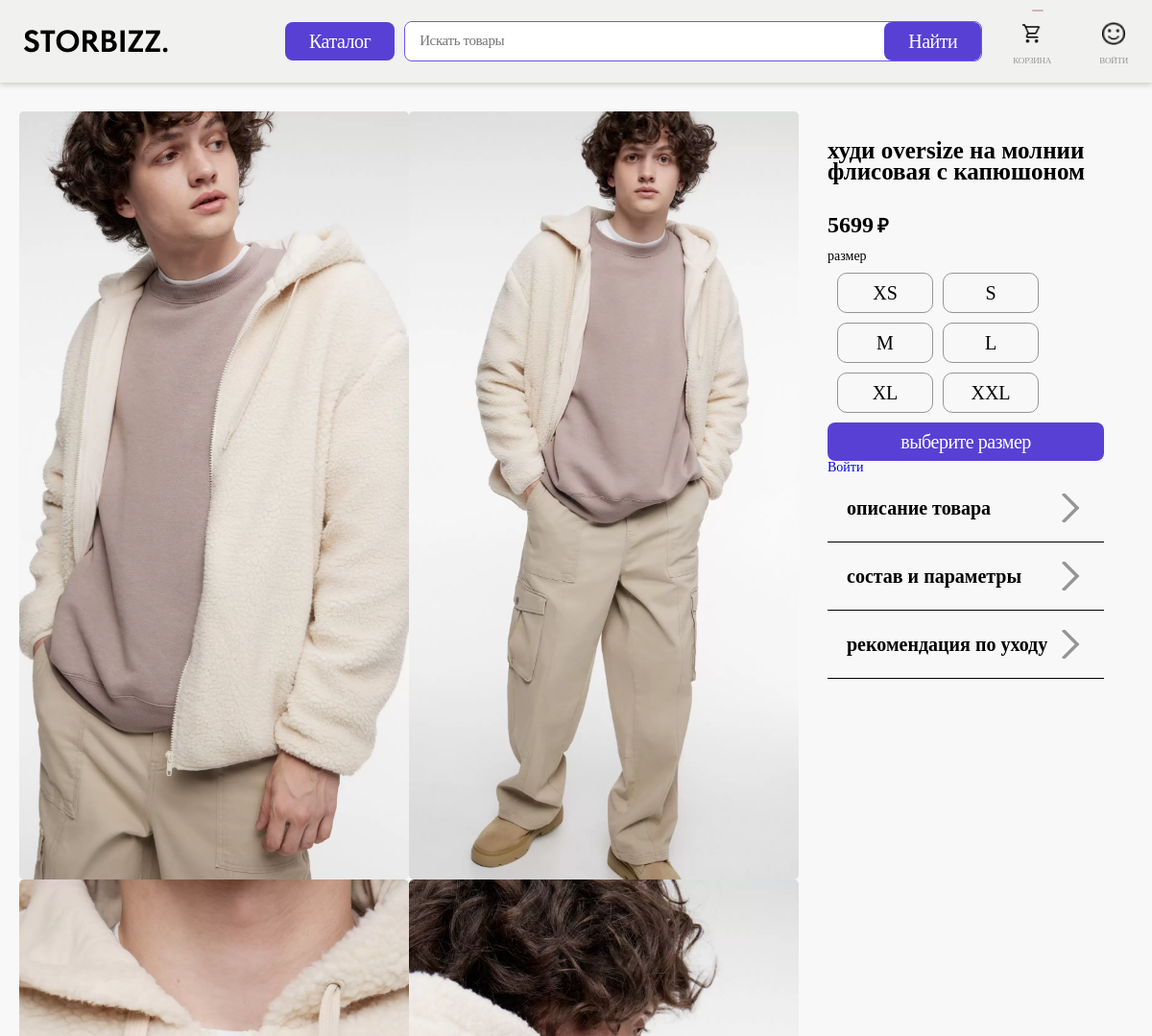
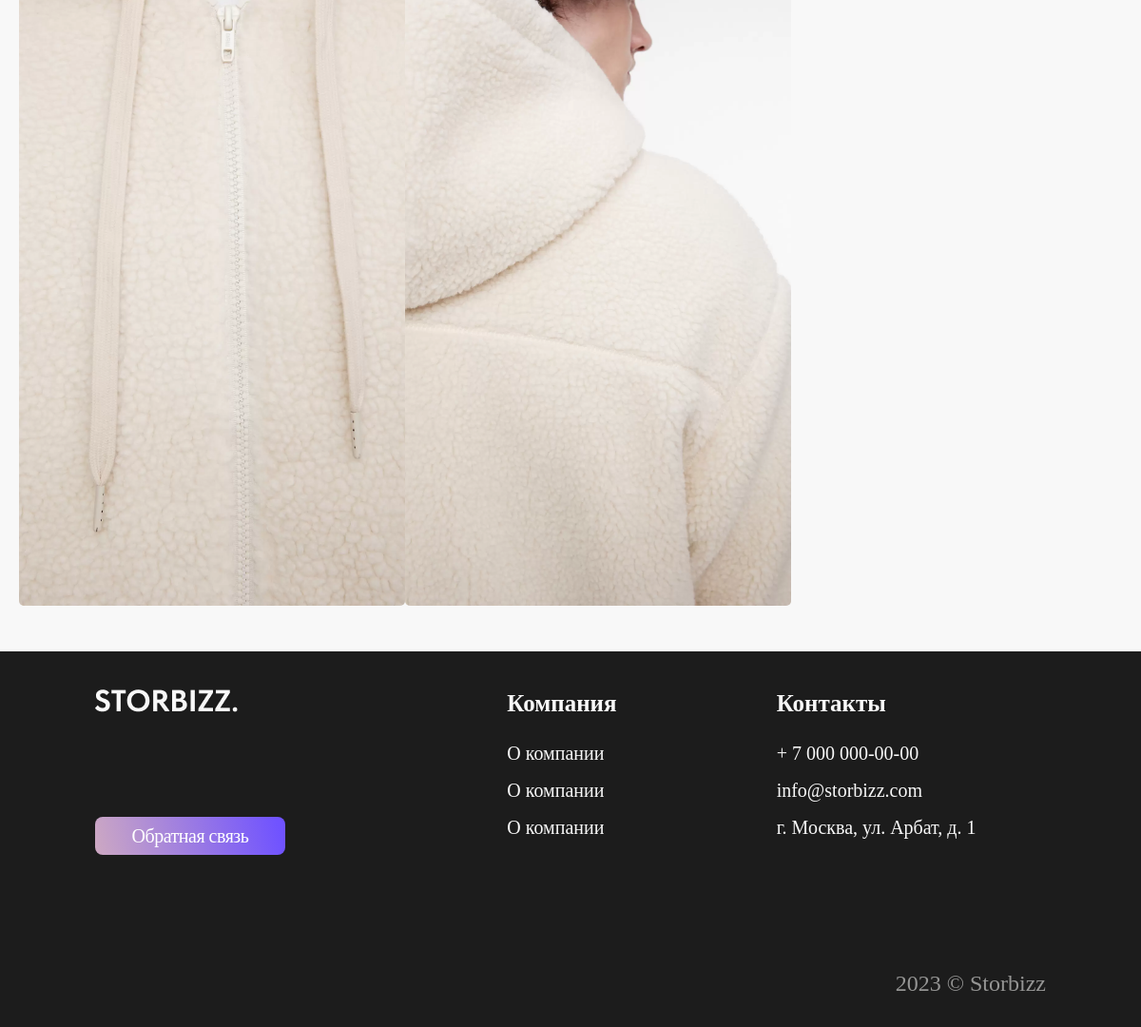
Page /good/11 on the committed database (2 pictures, top to bottom).
### shop/models.py (models this page shows)
class Good(models.Model):
    TYPE_CHOICES = (
        (0, 'Бомберы'),
        (1, 'Ветровки'),
        (2, 'Джинсовые куртки'),
        (3, 'Кожаные куртки'),
        (4, 'Куртки рубашки'),
        (5, 'Пальто'),
        (6, 'Пуховики'),
        (7, 'Тренчи'),
        (8, 'Куртки'),
        (9, 'Водолазки'),
        (10, 'Джемперы'),
        (11, 'Кардиганы'),
        (12, 'Свитеры'),
        (13, 'Джинсы'),
        (14, 'Платья'),
        (15, 'Футболки, поло, лонгсливы'),
        (16, 'Худи, толстовки и свитшоты'),
        (17, 'Брюки'),
        (18, 'Блузы и рубашки'),
        (19, 'Юбки'),
        (20, 'Пиджаки и жакеты'),
        (21, 'Шорты'),
        (22, 'Топы и майки'),
        (23, 'Нижнее белье'),
        (24, 'Спортивная одежда'),
        (25, 'Одежда для дома'),
        (26, 'Обувь'),
        (27, 'Аксессуары'),
    )
    GENDER_CHOICES = (
        (0, 'Мужское'),
        (1, 'Женское'),
        (2, 'Детское'),
    )
    name = models.CharField(max_length=255, verbose_name='наименование', null=True, blank=True)
    image_1 = models.ImageField(upload_to='img/', null=True, blank=True, verbose_name='изображение 1')
    image_2 = models.ImageField(upload_to='img/', null=True, blank=True, verbose_name='изображение 2')
    image_3 = models.ImageField(upload_to='img/', null=True, blank=True, verbose_name='изображение 3')
    image_4 = models.ImageField(upload_to='img/', null=True, blank=True, verbose_name='изображение 4')
    is_new = models.BooleanField(default=False, verbose_name='новинка')
    is_popular = models.BooleanField(default=False, verbose_name='популярный товар')
    price = models.FloatField(verbose_name='цена', null=True, blank=True)
    type = models.IntegerField(verbose_name='тип', null=True, blank=True, choices=TYPE_CHOICES)
    gender = models.IntegerField(verbose_name='пол', null=True, blank=True, choices=GENDER_CHOICES)
    description = models.TextField(verbose_name='описание', null=True, blank=True)
    color = models.CharField(max_length=20, verbose_name='цвет', null=True, blank=True)
    color_code = models.IntegerField(verbose_name='код цвета', null=True, blank=True)
    article = models.CharField(max_length=20, verbose_name='артикул', null=True, blank=True)
    material = models.TextField(verbose_name='состав', null=True, blank=True)
    recommendation = models.TextField(verbose_name='рекомендации', null=True, blank=True)
    goods = models.ManyToManyField('Cart', through='CartGood')

### shop/views.py (the view, shortened to what this page needs)
# urls.py: path('good/<int:pk>', GoodDetailView.as_view(), name='good'),
class GoodDetailView(DetailView):
    model = Good
    template_name = 'src/page-product.html'
    context_object_name = 'good'

### templates/src/page-product.html (shortened to what this page needs)
{% extends './main.html' %}
{% load static %}
{% block content %}
    <main class="content">
     <div class="page-product">
         <div class="page-product__container container">
               <div class="page-product__information ">
                  <div class="page-product__slider  items-slider ">
                     <div class="page-product__body card-product__body ">
                        <div class="page-product__slide card-product__slide">
                           <div class="page-product__image card-product__image  ibg">
                              <img src="{{ good.image_1.url }}" alt="#">
                           </div>
                        </div>
                        <div class="page-product__slide card-product__slide">
                           <div class="page-product__image card-product__image  ibg">
                              <img src="{{ good.image_2.url }}" alt="#">
                           </div>
                        </div>
                        <div class="page-product__slide card-product__slide">
                           <div class="page-product__image card-product__image  ibg">
                              <img src="{{ good.image_3.url }}" alt="#">
                           </div>
                        </div>
                        <div class="page-product__slide card-product__slide">
                           <div class="page-product__image card-product__image  ibg">
                              <img src="{{ good.image_4.url }}" alt="#">
                           </div>
                        </div>
                     </div>
                  </div>
               </div>
               <div class="page-product__decor">
                  <div class="page-product__name card-product__name">{{ good.name }}</div>
                  <div class="page-product__price card-product__price"> <span
                        class="card-product__count rub">{{ good.price|floatformat:0 }}</span>
                  </div>
                  <div class="page-product__size size-product">
                     <div class="size-product__title">размер</div>
                     <div class="size-product__items">
                        <div class="size-product__item"><span>XS</span></div>
                        <div class="size-product__item"><span>S</span></div>
                        <div class="size-product__item"><span>M</span></div>
                        <div class="size-product__item"><span>L</span></div>
                        <div class="size-product__item"><span>XL</span></div>
                        <div class="size-product__item"><span>XXL</span></div>
                     </div>
                     <button type="submit" class="page-product__btn content-basket__btn btn  btn-input">выберите
                        размер</button>
                     {% if user.is_authenticated %}
                     {% if good in user.cart.goods.all %}
                     <a href="{% url 'shop:cart' user.id %}">В корзину</a>
                     {% else %}
                     <a href="{% url 'shop:add_to_cart' user.cart.id good.id %}">Добавить</a>
                     {% endif %}
                     {% else %}
                     <a href="{% url 'login' %}">Войти</a>
                     {% endif %}
                     <div class="page-product__about about-product _spollers">
                        <div class="about-product__information">
                           <div class="about-product__title _spoller">описание товара</div>
                        </div>
                        <div class="about-product__information">
                           <div class="about-product__title _spoller">состав и параметры</div>
                        </div>
                        <div class="about-product__information">
                           <div class="about-product__title _spoller">рекомендация по уходу</div>
                        </div>
                     </div>
                  </div>
               </div>
            </div>
      </div>
    </main>
{% endblock content %}

### rows in the picture
Good: image_1 (picture), image_2 (picture), image_3 (picture), image_4 (picture), name "худи oversize на молнии флисовая с капюшоном", price "5699"
